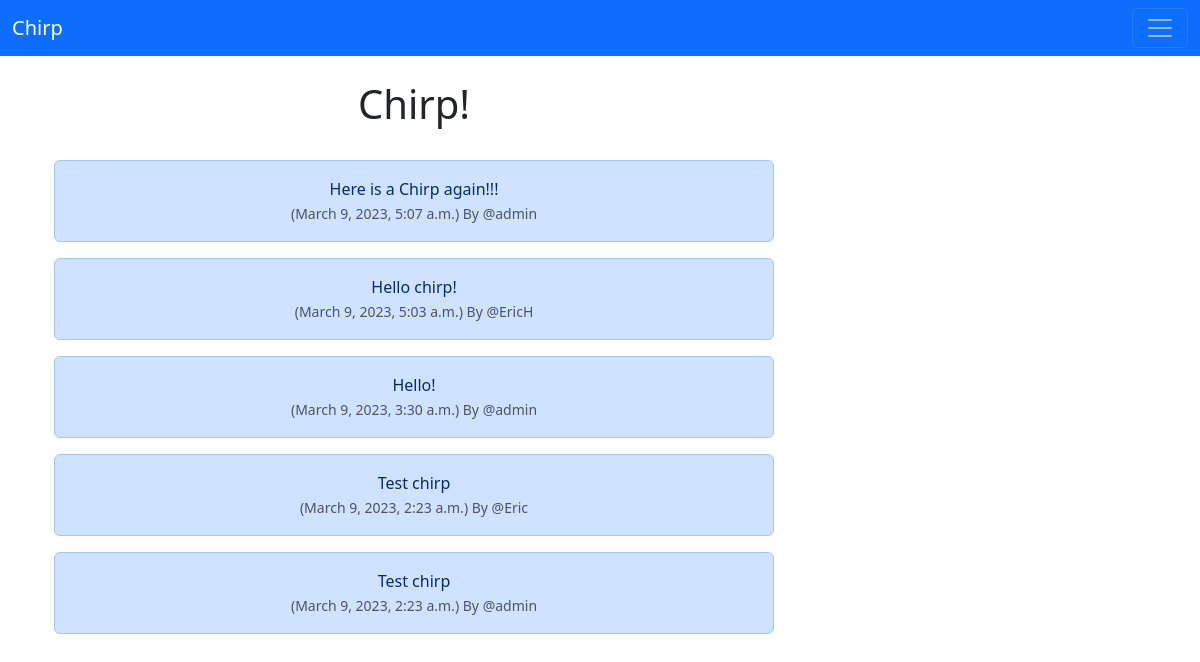
The page / on the database its author committed.
### chirpapp/models.py (models this page shows, shortened)
class Chirp(models.Model):
    user = models.ForeignKey(
       User, related_name="chirps",
       on_delete=models.DO_NOTHING
    )
    body = models.CharField(max_length=128)
    created_at = models.DateTimeField(auto_now_add=True)

### chirpapp/views.py (the view)
# urls.py: 2. Add a URL to urlpatterns:  path('', views.home, name='home')
def home(request):
    if request.user.is_authenticated:
        form = ChirpForm(request.POST or None)
        if request.method == "POST":
            if form.is_valid():
                chirp = form.save(commit=False)
                chirp.user = request.user
                chirp.save()
                messages.success(request, ("You have Chirped!"))
                return redirect('home')
        chirps = Chirp.objects.all().order_by("-created_at")
        return render(request, 'home.html', {"chirps": chirps, "form": form})
    else:
        chirps = Chirp.objects.all().order_by("-created_at")
        return render(request, 'home.html', {"chirps":chirps})

### chirp/templates/home.html (shortened to what this page needs)
{% extends 'base.html' %}
{% block content %}
    <div class="container text-center">
        <div class="row">
            <div class="col-8">
    <h1>Chirp!</h1>
<br/>
    {% for chirp in chirps %}
        <div class="alert alert-primary" role="alert">
            {{ chirp.body }}<br/>
            <small class="text-muted">
                ({{ chirp.created_at }}) By @{{ chirp.user.username }}
            </small>
        </div>
    {% endfor %}
        </div>
<div class="col-4">
    <br/><br/><br/>
</div>
{% endblock %}

### rows shown on the page
Chirp: body "Here is a Chirp again!!!", created_at "March 9, 2023, 5:07 a.m.", user.username "admin"
Chirp: body "Hello chirp!", created_at "March 9, 2023, 5:03 a.m.", user.username "EricH"
Chirp: body "Hello!", created_at "March 9, 2023, 3:30 a.m.", user.username "admin"
Chirp: body "Test chirp", created_at "March 9, 2023, 2:23 a.m.", user.username "Eric"
Chirp: body "Test chirp", created_at "March 9, 2023, 2:23 a.m.", user.username "admin"
